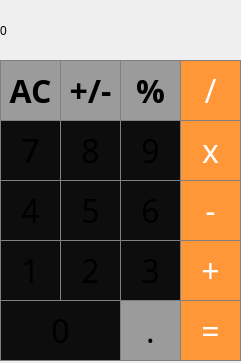
<?xml version="1.0" encoding="UTF-8"?>
<ui version="4.0">
 <class>MainWindow</class>
 <widget class="QMainWindow" name="MainWindow">
  <property name="geometry">
   <rect>
    <x>0</x>
    <y>0</y>
    <width>241</width>
    <height>363</height>
   </rect>
  </property>
  <property name="windowTitle">
   <string>MainWindow</string>
  </property>
  <widget class="QWidget" name="centralwidget">
   <widget class="QPushButton" name="pushButton_clear">
    <property name="geometry">
     <rect>
      <x>0</x>
      <y>60</y>
      <width>61</width>
      <height>61</height>
     </rect>
    </property>
    <property name="font">
     <font>
      <family>PT Serif</family>
      <pointsize>24</pointsize>
      <bold>true</bold>
     </font>
    </property>
    <property name="styleSheet">
     <string notr="true">QPushButton {
  background-color: rgb(155, 155, 155);
  border: 1px solid gray;
}
QPushButton:pressed {
    background-color: qlineargradient(x1: 0, y1: 0, x2: 0, y2: 1,
                                      stop: 0 #BEBEBE, stop: 1 #D7D7D7);
}</string>
    </property>
    <property name="text">
     <string>AC</string>
    </property>
   </widget>
   <widget class="QPushButton" name="pushButton_plus_minus">
    <property name="geometry">
     <rect>
      <x>60</x>
      <y>60</y>
      <width>61</width>
      <height>61</height>
     </rect>
    </property>
    <property name="font">
     <font>
      <family>PT Serif</family>
      <pointsize>24</pointsize>
      <bold>true</bold>
     </font>
    </property>
    <property name="styleSheet">
     <string notr="true">QPushButton {
  background-color: rgb(155, 155, 155);
  border: 1px solid gray;
}
QPushButton:pressed {
    background-color: qlineargradient(x1: 0, y1: 0, x2: 0, y2: 1,
                                      stop: 0 #BEBEBE, stop: 1 #D7D7D7);
}</string>
    </property>
    <property name="text">
     <string>+/-</string>
    </property>
   </widget>
   <widget class="QPushButton" name="pushButton_procent">
    <property name="geometry">
     <rect>
      <x>120</x>
      <y>60</y>
      <width>61</width>
      <height>61</height>
     </rect>
    </property>
    <property name="font">
     <font>
      <family>PT Serif</family>
      <pointsize>24</pointsize>
      <bold>true</bold>
     </font>
    </property>
    <property name="styleSheet">
     <string notr="true">QPushButton {
  background-color: rgb(155, 155, 155);
  border: 1px solid gray;
}
QPushButton:pressed {
    background-color: qlineargradient(x1: 0, y1: 0, x2: 0, y2: 1,
                                      stop: 0 #BEBEBE, stop: 1 #D7D7D7);
}</string>
    </property>
    <property name="text">
     <string>%</string>
    </property>
   </widget>
   <widget class="QPushButton" name="pushButton_delit">
    <property name="geometry">
     <rect>
      <x>180</x>
      <y>60</y>
      <width>61</width>
      <height>61</height>
     </rect>
    </property>
    <property name="font">
     <font>
      <family>PT Serif</family>
      <pointsize>24</pointsize>
      <bold>false</bold>
     </font>
    </property>
    <property name="styleSheet">
     <string notr="true">QPushButton {
  background-color: rgb(255, 151, 57);
  color: white; 
  border:  1px solid gray;
}

QPushButton:pressed {
    background-color: qlineargradient(x1: 0, y1: 0, x2: 0, y2: 1,
                                      stop: 0 #FF7832, stop: 1 #FF9739);
}</string>
    </property>
    <property name="text">
     <string>/</string>
    </property>
   </widget>
   <widget class="QPushButton" name="pushButton_x">
    <property name="geometry">
     <rect>
      <x>180</x>
      <y>120</y>
      <width>61</width>
      <height>61</height>
     </rect>
    </property>
    <property name="font">
     <font>
      <family>PT Serif</family>
      <pointsize>24</pointsize>
      <bold>false</bold>
     </font>
    </property>
    <property name="styleSheet">
     <string notr="true">QPushButton {
  background-color: rgb(255, 151, 57);
  color: white; 
  border:  1px solid gray;
}

QPushButton:pressed {
    background-color: qlineargradient(x1: 0, y1: 0, x2: 0, y2: 1,
                                      stop: 0 #FF7832, stop: 1 #FF9739);
}</string>
    </property>
    <property name="text">
     <string>x</string>
    </property>
   </widget>
   <widget class="QPushButton" name="pushButton_8">
    <property name="geometry">
     <rect>
      <x>60</x>
      <y>120</y>
      <width>61</width>
      <height>61</height>
     </rect>
    </property>
    <property name="font">
     <font>
      <family>PT Serif</family>
      <pointsize>24</pointsize>
      <bold>false</bold>
     </font>
    </property>
    <property name="styleSheet">
     <string notr="true">QPushButton {
  background-color: rgb(13, 13, 13);
  border: 1px solid gray;
}
QPushButton:pressed {
    background-color: qlineargradient(x1: 0, y1: 0, x2: 0, y2: 1,
                                      stop: 0 #BEBEBE, stop: 1 #D7D7D7);
}</string>
    </property>
    <property name="text">
     <string>8</string>
    </property>
   </widget>
   <widget class="QPushButton" name="pushButton_9">
    <property name="geometry">
     <rect>
      <x>120</x>
      <y>120</y>
      <width>61</width>
      <height>61</height>
     </rect>
    </property>
    <property name="font">
     <font>
      <family>PT Serif</family>
      <pointsize>24</pointsize>
      <bold>false</bold>
     </font>
    </property>
    <property name="styleSheet">
     <string notr="true">QPushButton {
  background-color: rgb(13, 13, 13);
  border: 1px solid gray;
}
QPushButton:pressed {
    background-color: qlineargradient(x1: 0, y1: 0, x2: 0, y2: 1,
                                      stop: 0 #BEBEBE, stop: 1 #D7D7D7);
}</string>
    </property>
    <property name="text">
     <string>9</string>
    </property>
   </widget>
   <widget class="QPushButton" name="pushButton_7">
    <property name="geometry">
     <rect>
      <x>0</x>
      <y>120</y>
      <width>61</width>
      <height>61</height>
     </rect>
    </property>
    <property name="font">
     <font>
      <family>PT Serif</family>
      <pointsize>24</pointsize>
      <bold>false</bold>
     </font>
    </property>
    <property name="styleSheet">
     <string notr="true">QPushButton {
  background-color: rgb(13, 13, 13);
  border: 1px solid gray;
}
QPushButton:pressed {
    background-color: qlineargradient(x1: 0, y1: 0, x2: 0, y2: 1,
                                      stop: 0 #BEBEBE, stop: 1 #D7D7D7);
}</string>
    </property>
    <property name="text">
     <string>7</string>
    </property>
   </widget>
   <widget class="QPushButton" name="pushButton_minus">
    <property name="geometry">
     <rect>
      <x>180</x>
      <y>180</y>
      <width>61</width>
      <height>61</height>
     </rect>
    </property>
    <property name="font">
     <font>
      <family>PT Serif</family>
      <pointsize>24</pointsize>
      <bold>false</bold>
     </font>
    </property>
    <property name="styleSheet">
     <string notr="true">QPushButton {
  background-color: rgb(255, 151, 57);
  color: white; 
  border:  1px solid gray;
}

QPushButton:pressed {
    background-color: qlineargradient(x1: 0, y1: 0, x2: 0, y2: 1,
                                      stop: 0 #FF7832, stop: 1 #FF9739);
}</string>
    </property>
    <property name="text">
     <string>-</string>
    </property>
   </widget>
   <widget class="QPushButton" name="pushButton_5">
    <property name="geometry">
     <rect>
      <x>60</x>
      <y>180</y>
      <width>61</width>
      <height>61</height>
     </rect>
    </property>
    <property name="font">
     <font>
      <family>PT Serif</family>
      <pointsize>24</pointsize>
      <bold>false</bold>
     </font>
    </property>
    <property name="styleSheet">
     <string notr="true">QPushButton {
  background-color: rgb(13, 13, 13);
  border: 1px solid gray;
}
QPushButton:pressed {
    background-color: qlineargradient(x1: 0, y1: 0, x2: 0, y2: 1,
                                      stop: 0 #BEBEBE, stop: 1 #D7D7D7);
}</string>
    </property>
    <property name="text">
     <string>5</string>
    </property>
   </widget>
   <widget class="QPushButton" name="pushButton_6">
    <property name="geometry">
     <rect>
      <x>120</x>
      <y>180</y>
      <width>61</width>
      <height>61</height>
     </rect>
    </property>
    <property name="font">
     <font>
      <family>PT Serif</family>
      <pointsize>24</pointsize>
      <bold>false</bold>
     </font>
    </property>
    <property name="styleSheet">
     <string notr="true">QPushButton {
  background-color: rgb(13, 13, 13);
  border: 1px solid gray;
}
QPushButton:pressed {
    background-color: qlineargradient(x1: 0, y1: 0, x2: 0, y2: 1,
                                      stop: 0 #BEBEBE, stop: 1 #D7D7D7);
}</string>
    </property>
    <property name="text">
     <string>6</string>
    </property>
   </widget>
   <widget class="QPushButton" name="pushButton_4">
    <property name="geometry">
     <rect>
      <x>0</x>
      <y>180</y>
      <width>61</width>
      <height>61</height>
     </rect>
    </property>
    <property name="font">
     <font>
      <family>PT Serif</family>
      <pointsize>24</pointsize>
      <bold>false</bold>
     </font>
    </property>
    <property name="styleSheet">
     <string notr="true">QPushButton {
  background-color: rgb(13, 13, 13);
  border: 1px solid gray;
}
QPushButton:pressed {
    background-color: qlineargradient(x1: 0, y1: 0, x2: 0, y2: 1,
                                      stop: 0 #BEBEBE, stop: 1 #D7D7D7);
}</string>
    </property>
    <property name="text">
     <string>4</string>
    </property>
   </widget>
   <widget class="QPushButton" name="pushButton_ravno">
    <property name="geometry">
     <rect>
      <x>180</x>
      <y>300</y>
      <width>61</width>
      <height>61</height>
     </rect>
    </property>
    <property name="font">
     <font>
      <family>PT Serif</family>
      <pointsize>24</pointsize>
      <bold>false</bold>
     </font>
    </property>
    <property name="styleSheet">
     <string notr="true">QPushButton {
  background-color: rgb(255, 151, 57);
  color: white; 
  border:  1px solid gray;
}

QPushButton:pressed {
    background-color: qlineargradient(x1: 0, y1: 0, x2: 0, y2: 1,
                                      stop: 0 #FF7832, stop: 1 #FF9739);
}</string>
    </property>
    <property name="text">
     <string>=</string>
    </property>
   </widget>
   <widget class="QPushButton" name="pushButton_tochka">
    <property name="geometry">
     <rect>
      <x>120</x>
      <y>300</y>
      <width>61</width>
      <height>61</height>
     </rect>
    </property>
    <property name="font">
     <font>
      <family>PT Serif</family>
      <pointsize>24</pointsize>
      <bold>false</bold>
     </font>
    </property>
    <property name="styleSheet">
     <string notr="true">QPushButton {
  background-color: rgb(155, 155, 155);
  border: 1px solid gray;
}
QPushButton:pressed {
    background-color: qlineargradient(x1: 0, y1: 0, x2: 0, y2: 1,
                                      stop: 0 #BEBEBE, stop: 1 #D7D7D7);
}</string>
    </property>
    <property name="text">
     <string>.</string>
    </property>
   </widget>
   <widget class="QPushButton" name="pushButton_zero">
    <property name="geometry">
     <rect>
      <x>0</x>
      <y>300</y>
      <width>121</width>
      <height>61</height>
     </rect>
    </property>
    <property name="font">
     <font>
      <family>PT Serif</family>
      <pointsize>24</pointsize>
      <bold>false</bold>
     </font>
    </property>
    <property name="styleSheet">
     <string notr="true">QPushButton {
  background-color: rgb(13, 13, 13);
  border: 1px solid gray;
}
QPushButton:pressed {
    background-color: qlineargradient(x1: 0, y1: 0, x2: 0, y2: 1,
                                      stop: 0 #BEBEBE, stop: 1 #D7D7D7);
}</string>
    </property>
    <property name="text">
     <string>0</string>
    </property>
   </widget>
   <widget class="QPushButton" name="pushButton_plus">
    <property name="geometry">
     <rect>
      <x>180</x>
      <y>240</y>
      <width>61</width>
      <height>61</height>
     </rect>
    </property>
    <property name="font">
     <font>
      <family>PT Serif</family>
      <pointsize>24</pointsize>
      <bold>false</bold>
     </font>
    </property>
    <property name="styleSheet">
     <string notr="true">QPushButton {
  background-color: rgb(255, 151, 57);
  color: white; 
  border:  1px solid gray;
}

QPushButton:pressed {
    background-color: qlineargradient(x1: 0, y1: 0, x2: 0, y2: 1,
                                      stop: 0 #FF7832, stop: 1 #FF9739);
}</string>
    </property>
    <property name="text">
     <string>+</string>
    </property>
   </widget>
   <widget class="QPushButton" name="pushButton_3">
    <property name="geometry">
     <rect>
      <x>120</x>
      <y>240</y>
      <width>61</width>
      <height>61</height>
     </rect>
    </property>
    <property name="font">
     <font>
      <family>PT Serif</family>
      <pointsize>24</pointsize>
      <bold>false</bold>
     </font>
    </property>
    <property name="styleSheet">
     <string notr="true">QPushButton {
  background-color: rgb(13, 13, 13);
  border: 1px solid gray;
}
QPushButton:pressed {
    background-color: qlineargradient(x1: 0, y1: 0, x2: 0, y2: 1,
                                      stop: 0 #BEBEBE, stop: 1 #D7D7D7);
}</string>
    </property>
    <property name="text">
     <string>3</string>
    </property>
   </widget>
   <widget class="QPushButton" name="pushButton_2">
    <property name="geometry">
     <rect>
      <x>60</x>
      <y>240</y>
      <width>61</width>
      <height>61</height>
     </rect>
    </property>
    <property name="font">
     <font>
      <family>PT Serif</family>
      <pointsize>24</pointsize>
      <bold>false</bold>
     </font>
    </property>
    <property name="styleSheet">
     <string notr="true">QPushButton {
  background-color: rgb(13, 13, 13);
  border: 1px solid gray;
}
QPushButton:pressed {
    background-color: qlineargradient(x1: 0, y1: 0, x2: 0, y2: 1,
                                      stop: 0 #BEBEBE, stop: 1 #D7D7D7);
}</string>
    </property>
    <property name="text">
     <string>2</string>
    </property>
   </widget>
   <widget class="QPushButton" name="pushButton_1">
    <property name="geometry">
     <rect>
      <x>0</x>
      <y>240</y>
      <width>61</width>
      <height>61</height>
     </rect>
    </property>
    <property name="font">
     <font>
      <family>PT Serif</family>
      <pointsize>24</pointsize>
      <bold>false</bold>
     </font>
    </property>
    <property name="styleSheet">
     <string notr="true">QPushButton {
  background-color: rgb(13, 13, 13);
  border: 1px solid gray;
}
QPushButton:pressed {
    background-color: qlineargradient(x1: 0, y1: 0, x2: 0, y2: 1,
                                      stop: 0 #BEBEBE, stop: 1 #D7D7D7);
}</string>
    </property>
    <property name="text">
     <string>1</string>
    </property>
   </widget>
   <widget class="QLabel" name="label">
    <property name="geometry">
     <rect>
      <x>0</x>
      <y>0</y>
      <width>241</width>
      <height>61</height>
     </rect>
    </property>
    <property name="styleSheet">
     <string notr="true">QLabel {
  qproperty-alignment: 'AlignVCenter | AlignRight';
  border: 1px solid gray;
}

background-color : white;</string>
    </property>
    <property name="text">
     <string>0</string>
    </property>
   </widget>
  </widget>
 </widget>
 <resources/>
 <connections/>
</ui>
